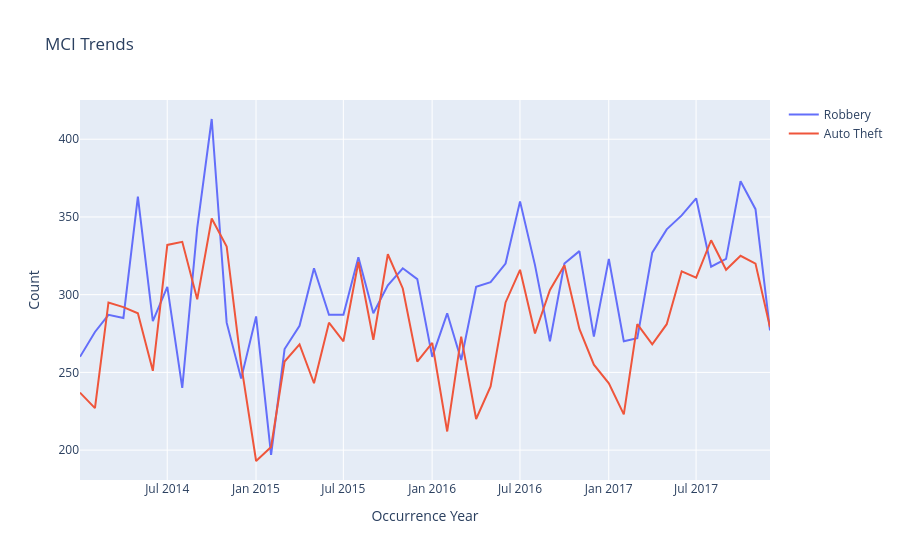

The cell this chart's notebook holds for it:
### Code cell
# Creating the robbery data
robbery = go.Scatter(x=robbery_date['occurrencedate'],
                    y=robbery_date['count'],
                    name='Robbery')

# Creating the auto theft data
auto = go.Scatter(x=auto_date['occurrencedate'],
                  y=auto_date['count'],
                 name = 'Auto Theft')

# Creating the layout of the figure
layout = go.Layout(title='MCI Trends',
                  xaxis = {'title': 'Occurrence Year'},
                  yaxis = {'title': 'Count'})

# Displaying the plots together by putting the data in a list
go.Figure([robbery, auto], layout)
